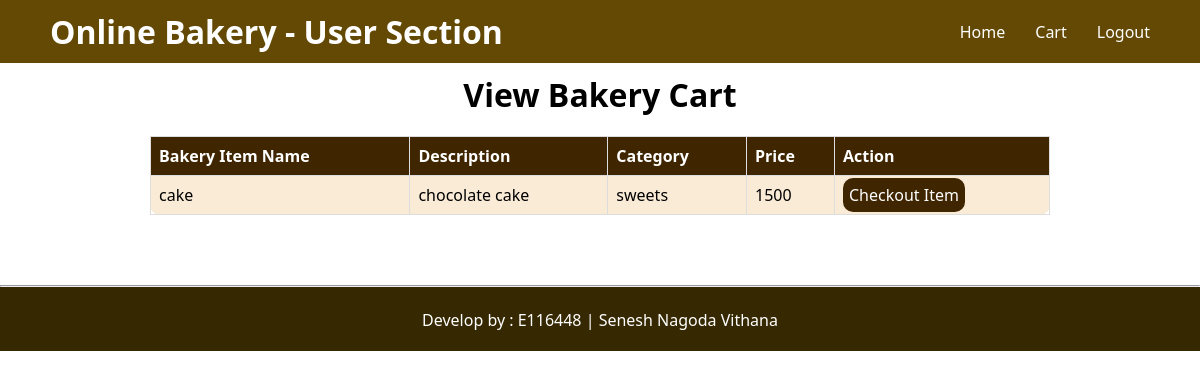
/user_section/cart.php (signed in), run on the app's committed database.
### tables this page shows
CREATE TABLE `bakery` (
  `b_id` int(11) NOT NULL,
  `b_name` varchar(30) NOT NULL,
  `b_description` varchar(255) NOT NULL,
  `b_price` int(11) NOT NULL,
  `b_qty` int(11) NOT NULL,
  `b_category` varchar(50) NOT NULL
);

### user_section/cart.php (the view, shortened to what this page needs)
<?php
include("../database/connection.php");
$u_id = $_SESSION["id"];
$sql = "SELECT bakery.b_id, bakery.b_name, bakery.b_description, bakery.b_price, bakery.b_category
FROM cart
INNER JOIN bakery
ON cart.b_id = bakery.b_id
WHERE cart.u_id = '$u_id'";
$result = mysqli_query($conn, $sql);
?>
<!DOCTYPE html>
<html lang="en">
<head>
    <link rel="stylesheet" href="style.css" />
</head>
<body>
    <div>
        <?php
        include("header.php");
        ?>
    </div>
    <div class="register_main">
        <div>
            <h1 class="title">View Bakery Cart</h1>
        </div>
        <div class="view_bakery">
            <table border="1">
                <thead>
                    <tr>
                        <th>Bakery Item Name</th>
                        <th>Description</th>
                        <th>Category</th>
                        <th>Price</th>
                        <th>Action</th>
                    </tr>
                </thead>
                <tbody>
                    <?php
                    if ($result && mysqli_num_rows($result) > 0) {
                        while ($row = mysqli_fetch_assoc($result)) {
                            echo "<tr>";
                            echo "<td>" . htmlspecialchars($row['b_name'])  . "</td>";
                            echo "<td>" . htmlspecialchars($row['b_description'])  . "</td>";
                            echo "<td>" . htmlspecialchars($row['b_category'])  . "</td>";
                            echo "<td>" . htmlspecialchars($row['b_price'])  . "</td>";
                            echo "<td>";
                            echo "<a href='checkout.php?cart_id=" . $row['b_id'] . "'>Checkout Item</a>";
                            echo "</td>";
                            echo "</tr>";
                        }
                    } else {
                        echo "<tr><td colspan='5'>Your cart is empty</td></tr>";
                    }
                    ?>
                </tbody>
            </table>
        </div>
    </div>
    <footer class="footer">
    <hr><br>Develop by : E116448 | Senesh Nagoda Vithana
  </footer>
</body>
</html>

### user_section/style.css (style rules this page uses)
* { margin: 0px; padding: 0px; font-family: 'Segoe UI', Tahoma, Geneva, Verdana, sans-serif; }
body { background-image: url("https://static.vecteezy.com/system/resources/previews/036/594/542/non_2x/ai-generated-cooking-class-advertisment-background-with-copy-space-free-photo.jpg"); background-repeat: no-repeat; }
.title { margin-top: 10px; text-align: center; }
.view_bakery { display: flex; justify-content: center; }
table { width: 75%; border-collapse: collapse; border-radius: 10px; margin: 20px 0; font-size: 16px; text-align: left; background-color: antiquewhite; }
th, td { border: 1px solid #ddd; padding: 8px; }
th { background-color: #3f2600; color: #ffffff; }
td a { background-color: #3f2600; padding: 6px; border-radius: 10px; color: #ffffff; text-decoration: none; }
.footer { text-align: center; margin-top: 50px; background-color: rgb(54, 40, 0); color: rgb(255, 255, 255); align-items: center; text-align: center; padding-bottom: 20px; }

### data on the page
bakery: b_name "cake", b_description "chocolate cake", b_category "sweets", b_price "1500"
